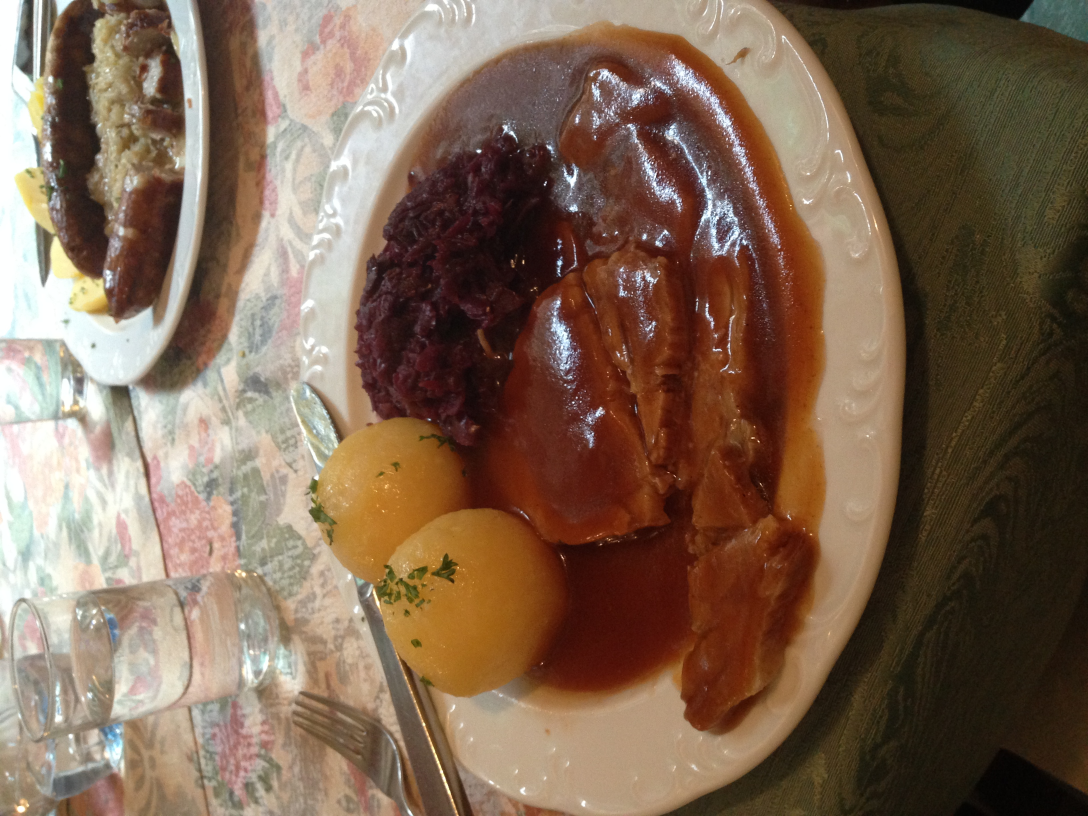
#> input picture food.JPG, 3264 x 2448 px (shown at 1/3 size)
$ python image_transformation.py
#> lines starting #> are read from the running program, lines starting #| are printed output that depends on the picture
from PIL import Image

my_image = Image.open("food.JPG")
#> my_image is the input picture: PIL image 3264x2448 RGB; mean R, G, B 125.7, 101.7, 82.6
image_pixels = my_image.load()

width, height = my_image.size
#> width = 3264; height = 2448

for i in range(0, width):
    for j in range(0, height):
        current_pixel = image_pixels[i,j]
        blue_component = image_pixels[i,j][0]
        green_component = image_pixels[i,j][1]
        red_component = image_pixels[i,j][2]
        gray_value = (int)(0.07 * blue_component + 0.72 * green_component + 0.21
         * red_component)
        image_pixels[i,j] = (gray_value, gray_value, gray_value, 255)
        if(gray_value < 40):
            new_color = (0,31,59,255)
        elif(gray_value < 90):
            new_color = (215,30,1,255)
        elif(gray_value < 150):
            new_color = (107,153,160,255)
        elif(gray_value < 220):
            new_color = (182,198,186,255)
        elif(gray_value < 255):
            new_color = (250,237,192,255)
        image_pixels[i,j] = new_color

my_image.show()
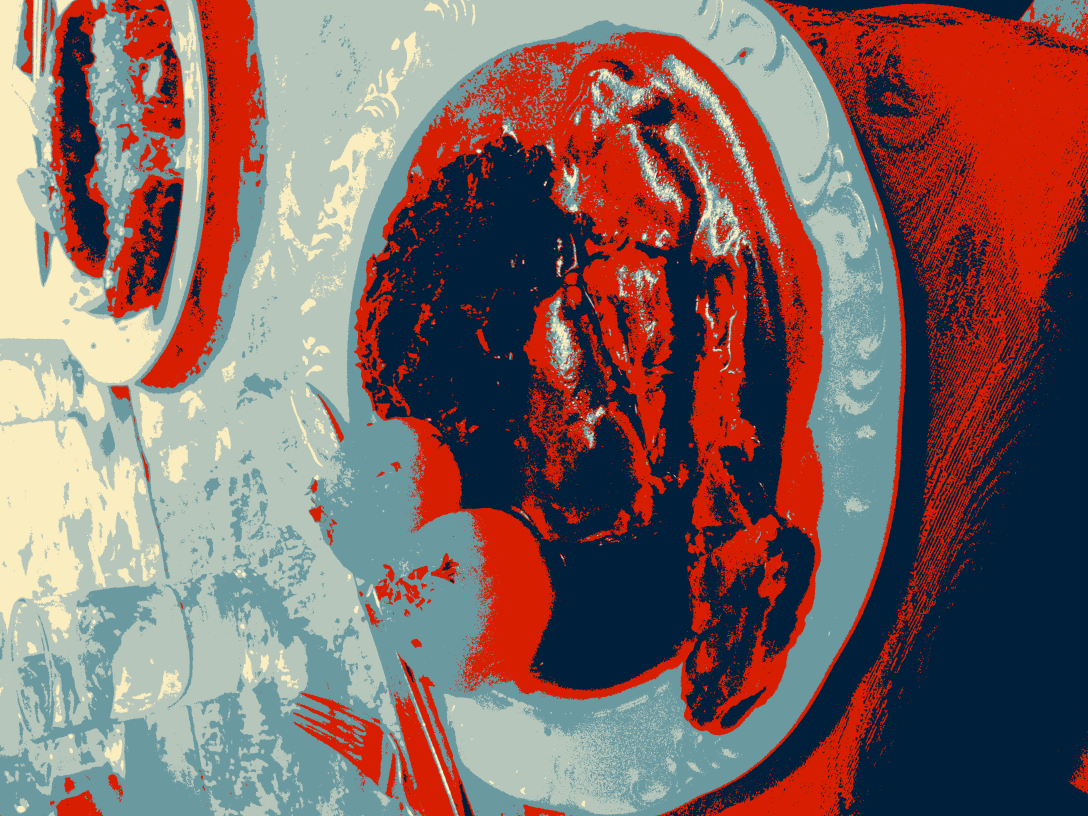
#> shown: PIL image 3264x2448 RGB (shown at 1/3 size); mean R, G, B 128.4, 102.8, 99.5
